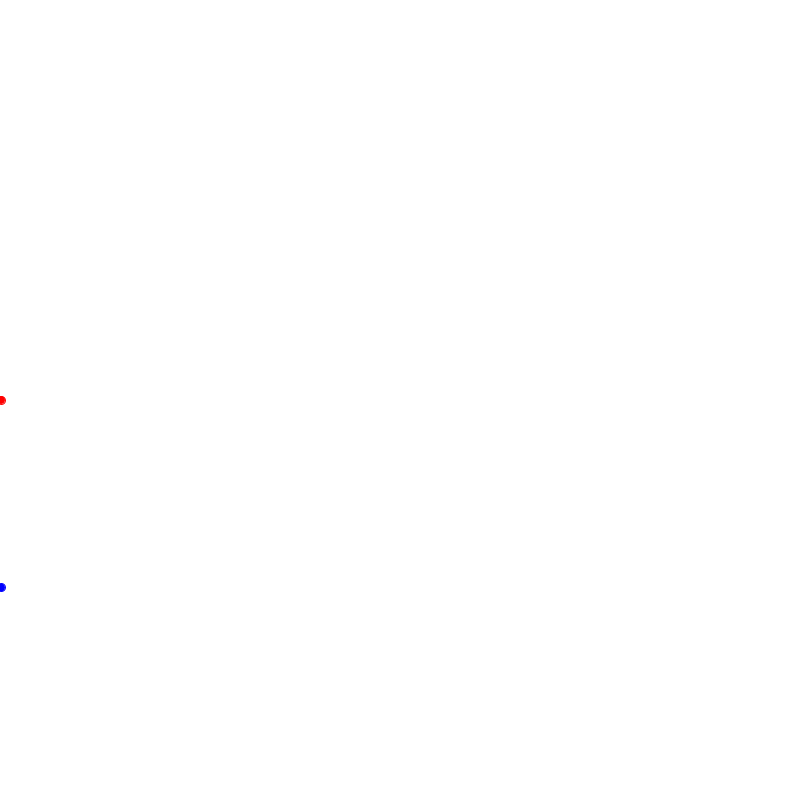
Frame 1 (no input)
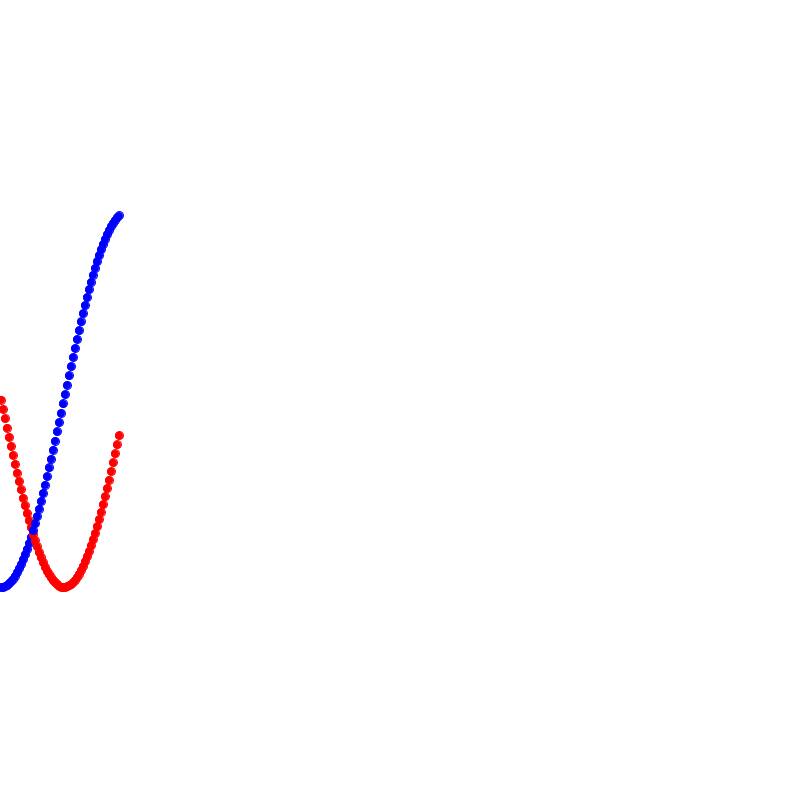
Frame 60 (the mouse pressed at the canvas centre just before this capture)
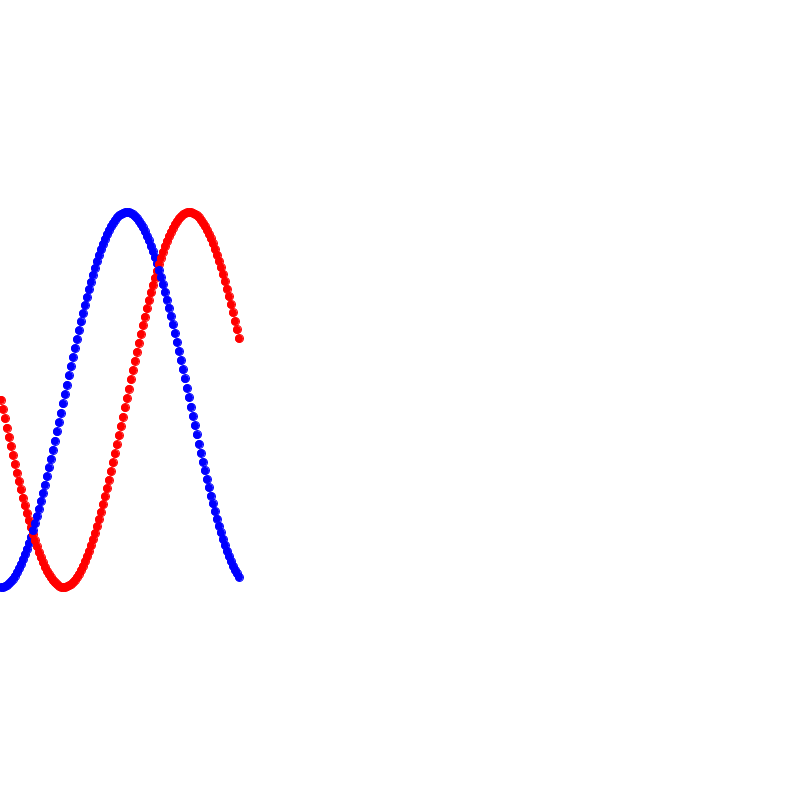
Frame 120 (the mouse held since frame 60 and released just before this capture)

The Processing sketch that drew these frames (run headless with seeded random() and noise(); from frame 60 on, the mouse is pressed at the canvas centre):

// Processing sketch: trig_sine_wave
// ── trig_sine_wave.pde


int advance = 1;
float r = 75;
float theta = 0;

void setup(){
  background(255);
  size(800,800);
}

void draw(){  
  
  //turn on for dots not continous wave
  //background(255);
 
  float x = r * cos(theta);
  float y = r * sin(theta);
  
  //Red sine wave
  stroke(255, 0, 0);
  fill(255, 0, 0); 
  //point(advance, height/2 + y*3);
  ellipse(advance, height/2 + y*2.5, 8, 8);

  stroke(0, 0, 255);
  fill(0,0,255); 
  //fill(10);
  //point(advance, height/2 + x);
  ellipse(advance, height/2 + x*2.5, 8, 8);
  
  //increment the angle
  theta +=0.05;
  advance+=2;
  
  if(advance > width){
  advance = 0;
  clear();
  }

  

}
